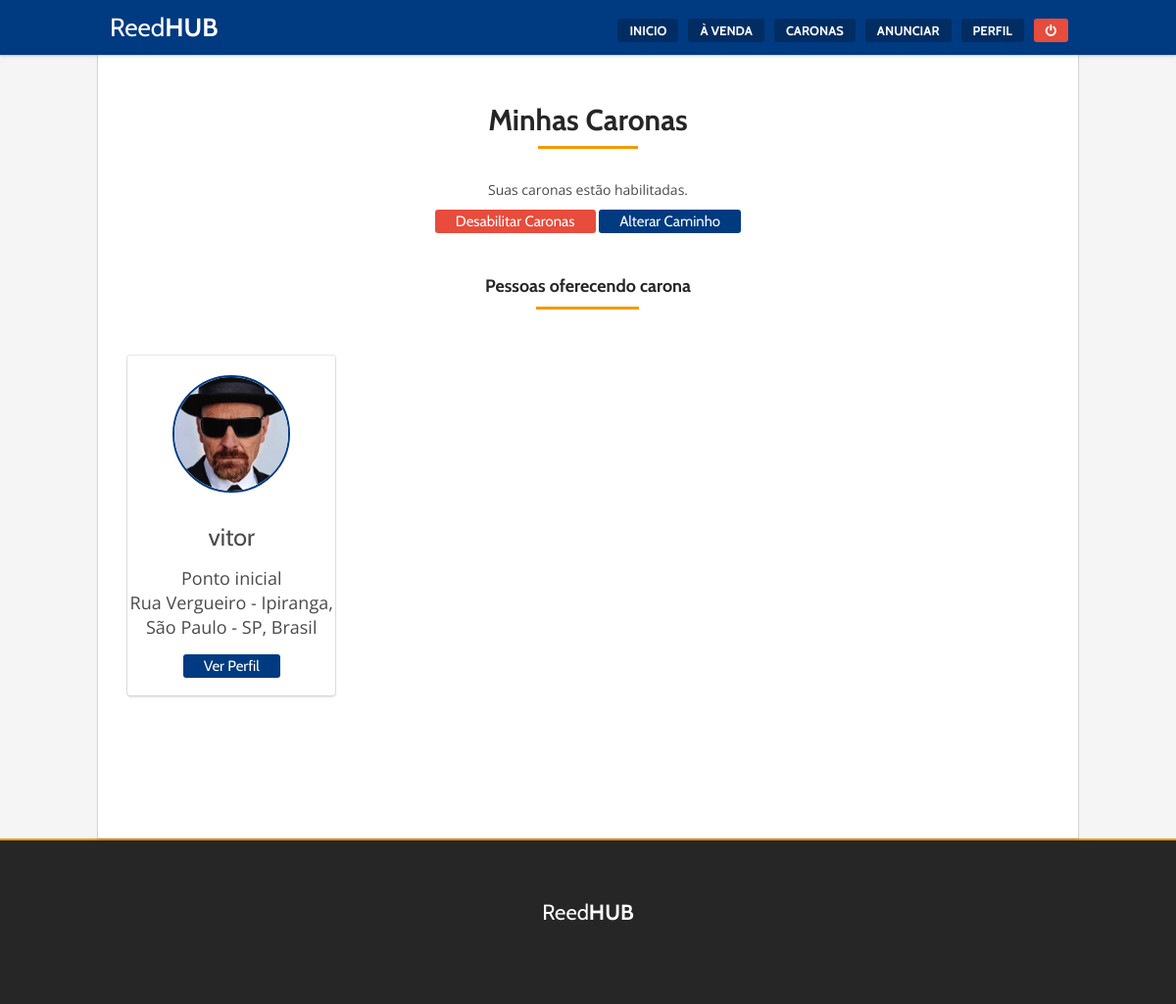
The page /caronas.php (signed in) on the database as committed earlier.
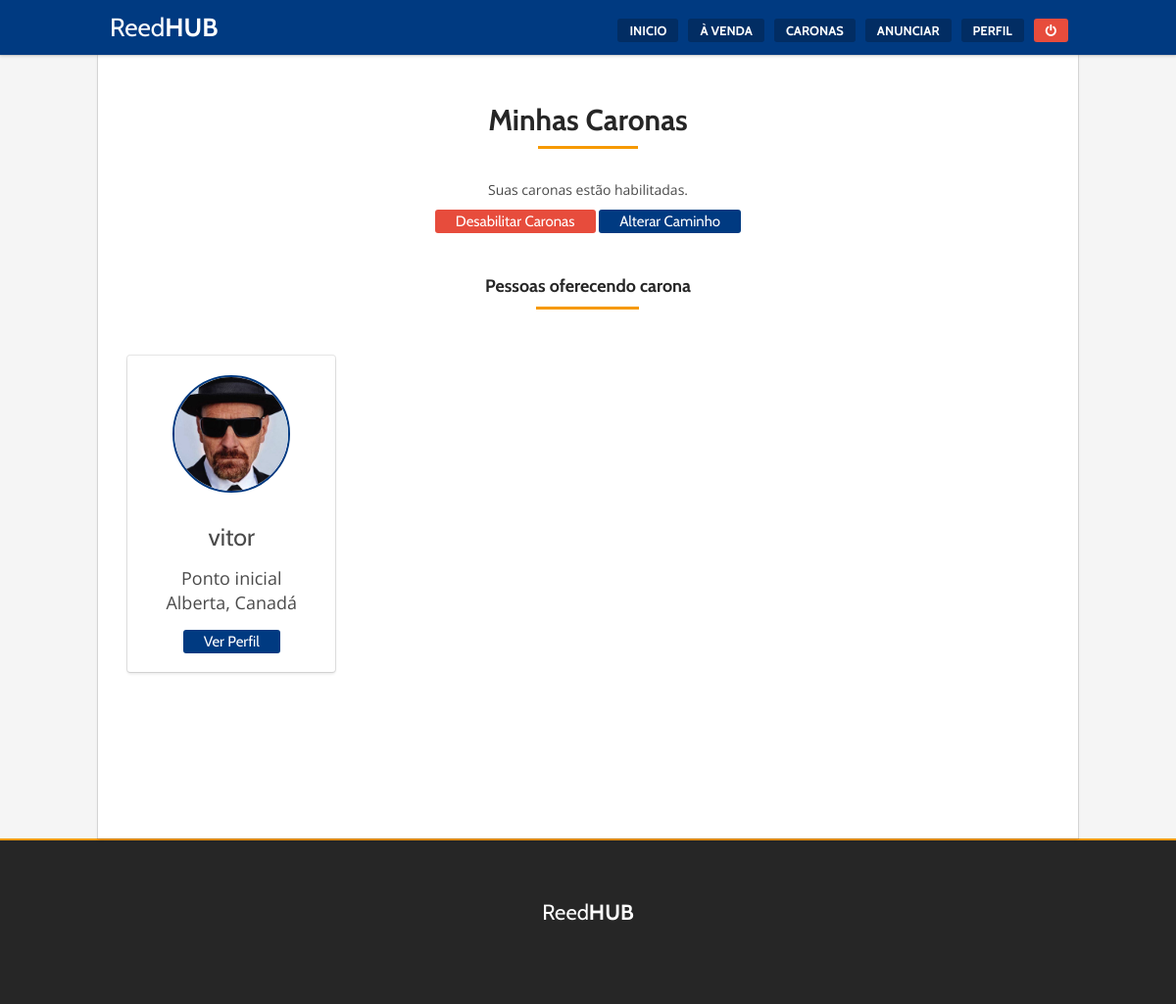
The same page on the database as committed later.
### tables this page shows
CREATE TABLE `caronas` (
  `id` int(11) NOT NULL,
  `user_id` int(11) NOT NULL,
  `start` varchar(150) NOT NULL,
  `status` int(11) NOT NULL,
  `ref1` varchar(150) NOT NULL,
  `ref2` varchar(150) NOT NULL,
  `point1` varchar(150) NOT NULL,
  `point2` varchar(150) NOT NULL
);

CREATE TABLE `user` (
  `id` int(11) NOT NULL,
  `username` varchar(30) NOT NULL,
  `password` varchar(100) NOT NULL,
  `email` varchar(100) NOT NULL,
  `profile_cover` varchar(150) NOT NULL,
  `profile_image` varchar(150) NOT NULL DEFAULT 'default.png',
  `profile_floor` int(11) NOT NULL,
  `profile_phone` int(11) NOT NULL,
  `profile_sector` varchar(20) NOT NULL,
  `user_messages` int(11) NOT NULL
);

### safe.php (called while the page is built, shortened)
<?php
$user_get = mysql_query("SELECT * FROM `user` WHERE `id`='".$_SESSION['uid']."'") or die(mysql_error());
$user = mysql_fetch_assoc($user_get);
$user_id = $user['id'];
$get_ride_status = mysql_query("SELECT * FROM caronas WHERE user_id = '$user_id'");
$ride = mysql_fetch_assoc($get_ride_status);
$ride_status = $ride['status'];

### functions.php (called while the page is built, shortened)
<?php
function userUrl ($id) {
	$profile_url = "perfil.php?profile_id=$id&ver=Ver+Perfil";
	return $profile_url;
}
?>

### caronas.php (the view)
<?php include("header.php") ?>
<div class="rx_wrapper">
<div class="go-title-area center">
	<h2 class="go-title x1">
		Minhas Caronas
	</h2>
</div>
<?php if ($ride_status == null || 0): ?>
<div class="go-title-area center">
	Suas caronas não estão habilitadas. <br><br>
	<a href="cadastrar-carona.php" class="go-button small">Habilitar Caronas</a>
</div>
<?php else: ?>
<div class="go-title-area center">
	<p>Suas caronas estão habilitadas.</p>
	<form action="process.php" method="POST">
		<input type="submit" name="desabilitar" value="Desabilitar Caronas" class="go-button small red">
		<a href="alterar-intinerario.php" class="go-button small">Alterar Caminho</a>
	</form>
</div>
<?php endif; ?>
<div class="go-title-area center">
	<h4 class="go-title x1">
		Pessoas oferecendo carona
	</h4>
</div>
<section class="default-services go-flex center">
	<?php
	$query = "SELECT * FROM caronas";
	if ($result = $mysqli->query($query)): ?>
	<?php while($obj = $result->fetch_object()): ?>
		<?php
		$profile_id = $obj->user_id;
		?>
		<?php
		$profile_get = mysql_query("SELECT * FROM user WHERE id = '$profile_id'") or die(mysql_error());
		$profile = mysql_fetch_assoc($profile_get);
		$profile_username = $profile['username'];
		$profile_image = $profile['profile_image'];
		$profile_id = $profile['id'];
		?>
		<div class="default-services__item">
		<form style="height: 100%" method="GET" action="produto.php">
			<div class="item-inner go-box-1 hover-1">
				<div class="item-thumb">
					<img src="fotos/<?php echo "$profile_image"; ?>" alt="">
				</div>
					<div class="item-subtitle">
						<?php echo "$profile_username"; ?>
					</div>
					<div class="item-content">
						Ponto inicial
						<p><?php echo "$obj->start"; ?></p>
					</div>
					<div class="item-options">
						<a href="<?php echo userUrl($profile_id) ?>" class="go-button small">Ver Perfil</a>
					</div>
			</div>
			</form>
		</div>
	<?php endwhile; ?>
<?php endif; ?>
</section>
<?php include("footer.php") ?>

Rows that differ between the two databases and show on the page:
changed caronas "vitor": start "Rua Vergueiro - Ipiranga, São Paulo - SP, Brasil" → "Alberta, Canadá"
